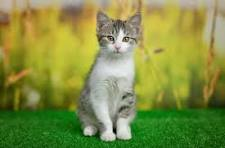
#> input picture img/cat.jpg, 225 x 148 px
$ python main.py
#> lines starting #> are read from the running program, lines starting #| are printed output that depends on the picture
import cv2
import numpy as np

## Read an image
img = cv2.imread("img/cat.jpg")
#> img is the input picture: shape (148, 225, 3); mean B, G, R 66.4, 142.5, 130

# [15 lines of commented-out code are left out]
imgBlue = img[:, :, 0]
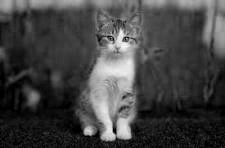
#> imgBlue: shape (148, 225); min 0, max 255, mean 66.4
imgGreen = img[:,:,1]
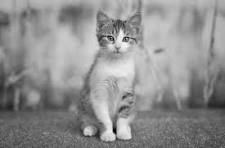
#> imgGreen: shape (148, 225); min 3, max 255, mean 142.5
imgRed = img[:,:,2]
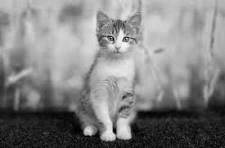
#> imgRed: shape (148, 225); min 0, max 255, mean 130

new_img = np.hstack((imgBlue, imgGreen, imgRed))
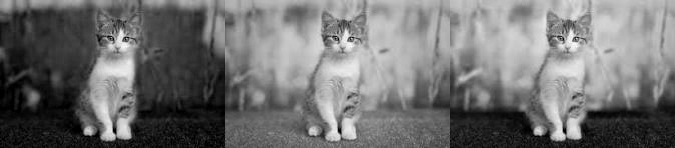
#> new_img: shape (148, 675); min 0, max 255, mean 113
cv2.imshow("new image",new_img)
cv2.waitKey(0)

print(new_img.shape) # this is now a 2D array
#| (148, 675)
